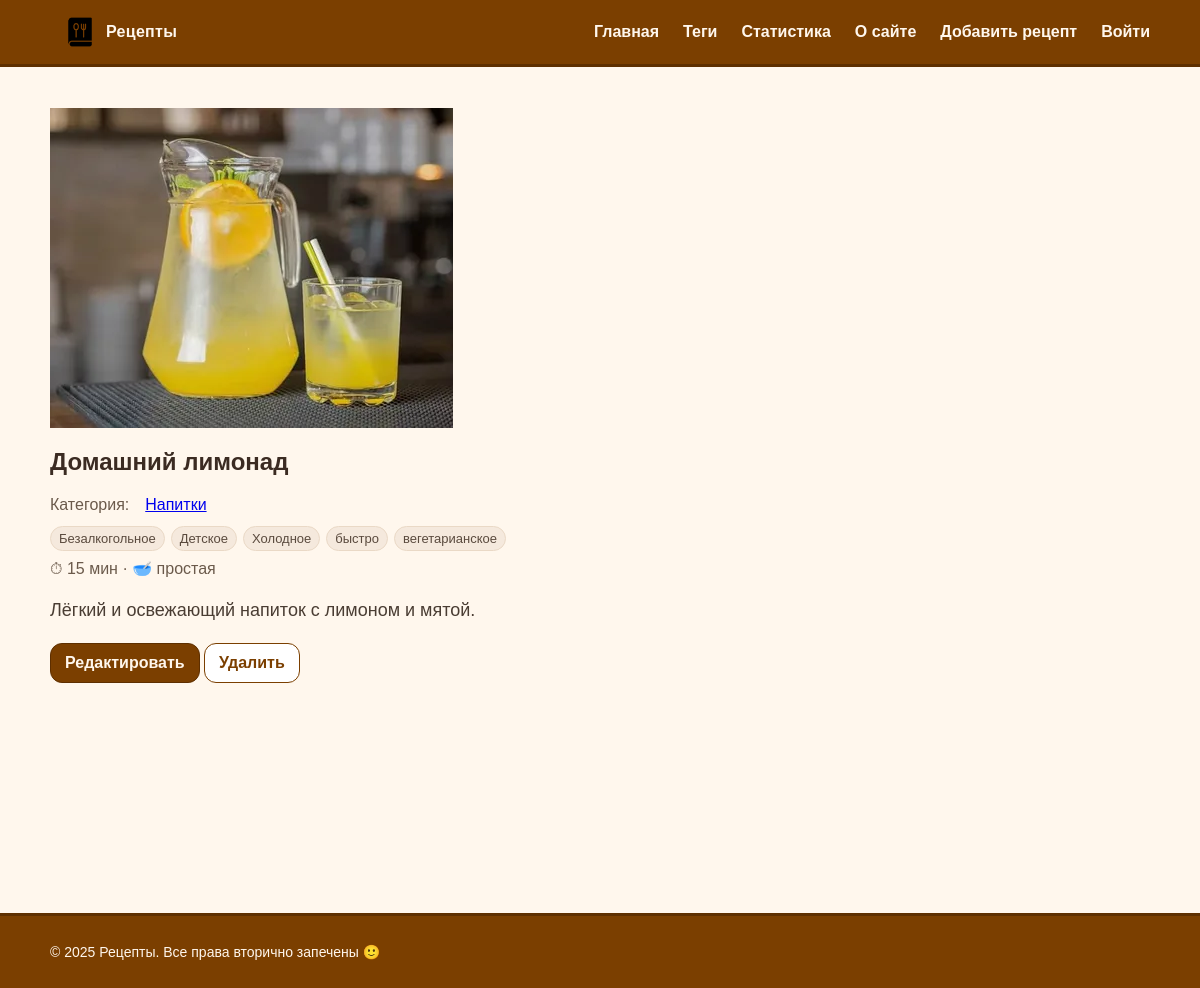
Screenshot of /recipe/domashnij-limonad/ with the database file from the repository.
### recipes/models.py (models this page shows, shortened)
class Recipe(models.Model):
    class Difficulty(models.TextChoices):
        EASY = "easy", "простая"
        MEDIUM = "medium", "средняя"
        HARD = "hard", "сложная"
    title = models.CharField("Название", max_length=255, db_index=True)
    slug = models.SlugField("Слаг", max_length=255, unique=True, db_index=True)
    desc = models.TextField("Описание", blank=True)
    image = models.CharField("Путь к изображению", max_length=255, blank=True)  # путь в /static/...
    cook_time = models.CharField("Время (текст)", max_length=50, blank=True)     # например: "45 мин"
    cook_time_min = models.PositiveIntegerField("Время (мин)", default=0)        # число минут для агрегаций
    difficulty = models.CharField(
        "Сложность",
        max_length=10,
        choices=Difficulty.choices,
        default=Difficulty.EASY,
    )
    is_published = models.BooleanField("Опубликован", default=True)
    photo = models.ImageField("Фото", upload_to=recipe_photo_upload_to, blank=True, null=True)
    category = models.ForeignKey(
        "Category",
        verbose_name="Категория",
        on_delete=models.SET_NULL,
        null=True,
        blank=True,
        related_name="recipes",
    )  # 1 категория -> много рецептов
    tags = models.ManyToManyField(
        "Tag",
        verbose_name="Теги",
        blank=True,
        related_name="recipes",
    )  # многие теги <-> многие рецепты
    created_at = models.DateTimeField("Создано", auto_now_add=True)
    updated_at = models.DateTimeField("Обновлено", auto_now=True)
    objects = models.Manager()
    published = PublishedManager()
    class Meta:
        verbose_name = "Рецепт"
        verbose_name_plural = "Рецепты"
        ordering = ["-created_at"]
        indexes = [models.Index(fields=["-created_at"])]

class Category(models.Model):
    name = models.CharField("Название", max_length=120, unique=True, db_index=True)
    slug = models.SlugField("Слаг", max_length=120, unique=True, db_index=True)
    class Meta:
        verbose_name = "Категория"
        verbose_name_plural = "Категории"
        ordering = ["name"]
    def get_absolute_url(self):
        return reverse("recipes_by_category", kwargs={"slug": self.slug})

class Tag(models.Model):
    name = models.CharField("Название", max_length=120, unique=True, db_index=True)
    slug = models.SlugField("Слаг", max_length=120, unique=True, db_index=True)
    class Meta:
        verbose_name = "Тег"
        verbose_name_plural = "Теги"
        ordering = ["name"]
    def get_absolute_url(self):
        return reverse("recipes_by_tag", kwargs={"slug": self.slug})

### recipes/views.py (the view)
# urls.py: path('recipe/<slug:slug>/', RecipeDetailView.as_view(), name='recipe_detail_slug'),
class RecipeDetailView(DataMixin, DetailView):
    model = Recipe
    template_name = 'recipes/detail.html'
    context_object_name = 'recipe'
    slug_field = 'slug'
    slug_url_kwarg = 'slug'
    queryset = Recipe.published.all()
    def get_context_data(self, **kwargs):
        ctx = super().get_context_data(**kwargs)
        self.title_page = self.object.title
        ctx['year'] = 2025
        return self.get_mixin_context(ctx)

### recipes/utils.py (called while the page is built)
    def get_mixin_context(self, context: Dict[str, Any], **kwargs):
        if self.title_page:
            context["title"] = self.title_page
        context.setdefault("menu", MENU)
        context.setdefault("cat_selected", None)
        context.update(kwargs)
        return context

### recipes/templates/recipes/detail.html (shortened to what this page needs)
{% extends 'base.html' %}
{% load static %}
{% block content %}
  <article class="recipe-detail">
    {% if recipe.photo %}
      <img class="detail-img" src="{{ recipe.photo.url }}" alt="{{ recipe.title }}">
    {% elif recipe.image %}
      <img class="detail-img" src="{% static recipe.image %}" alt="{{ recipe.title }}">
    {% endif %}
    <h1>{{ recipe.title }}</h1>
    {% if recipe.category %}
      <p class="meta">Категория:
        <a href="{{ recipe.category.get_absolute_url }}">{{ recipe.category.name }}</a>
      </p>
    {% endif %}
    {% if recipe.tags.all %}
      <ul class="tags">
        {% for t in recipe.tags.all %}
          <li><a class="tag" href="{{ t.get_absolute_url }}">{{ t.name }}</a></li>
        {% endfor %}
      </ul>
    {% endif %}
    <p class="meta">⏱ {{ recipe.cook_time }} · 🥣 {{ recipe.get_difficulty_display }}</p>
    <p class="lead">{{ recipe.desc }}</p>
    <p style="margin-top:16px">
      <a class="btn" href="{% url 'recipe_edit' recipe.slug %}">Редактировать</a>
      <a class="btn ghost" href="{% url 'recipe_delete' recipe.slug %}">Удалить</a>
    </p>
  </article>
{% endblock %}

### recipes/static/recipes/css/styles.css (style rules this page uses)
:root { --choco:#7B3F00; --choco-dark:#5e2f00; --cream:#FFF7ED; --ink:#3b2b22; --paper:#ffffff; --border:#ead9c6; --header-h:64px; --footer-h:72px; --header-extra-gap:20px; --footer-extra-gap:32px; }
html, body { min-height:100%; margin:0; color:var(--ink); background:var(--cream); font-family:Arial, system-ui, -apple-system, "Segoe UI", Roboto, "Helvetica Neue", sans-serif; }
body { padding-top:calc(var(--header-h) + var(--header-extra-gap)); padding-bottom:calc(var(--footer-h) + var(--footer-extra-gap)); }
.meta { margin:0 0 12px; padding:0; display:flex; gap:16px; list-style:none; color:#6b5a4b; }
.btn { display:inline-block; padding:10px 14px; border-radius:12px; background:var(--choco); color:var(--cream); text-decoration:none; font-weight:600; border:1px solid var(--choco-dark); }
.tags { list-style:none; padding:0; margin:8px 0 0; display:flex; flex-wrap:wrap; gap:6px; }
.tag { display:inline-block; padding:4px 8px; border-radius:999px; background:#f5e9dd; border:1px solid var(--border); text-decoration:none; color:#5a4a3e; font-size:13px; }
.recipe-detail { margin-bottom:56px; }
.recipe-detail .meta { color:#6b5a4b; margin:8px 0 12px; }
.recipe-detail .lead { font-size:18px; line-height:1.6; color:#4a3d33; }
.btn.ghost { background:#fff; color:var(--choco); border:1px solid var(--choco); }

### rows the page displays
Recipe: photo (picture), title "Домашний лимонад", category.name "Напитки", cook_time "15 мин", difficulty "простая", desc "Лёгкий и освежающий напиток с лимоном и мятой."
Tag: name "Безалкогольное"
Tag: name "Детское"
Tag: name "Холодное"
Tag: name "быстро"
Tag: name "вегетарианское"

### other values shown
{{ year|default:2025 }} "2025"
